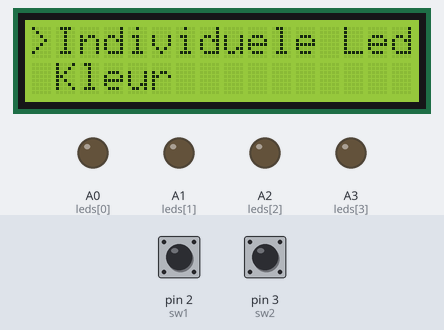
Simulated run of this sketch. Board: Arduino Uno, built with avr-gcc and run on an emulated ATmega328P. On the bench: 16×2 character LCD, output pins drawn as LEDs (lit = HIGH). Inputs (shaded band) come from the test bench; at power-on: pin 2 (sw1) HIGH, pin 3 (sw2) HIGH.

Above: at 1.2 s.
1.3 s: pin 2 (sw1) pulled LOW for 0.15 s
At 2.5 s:
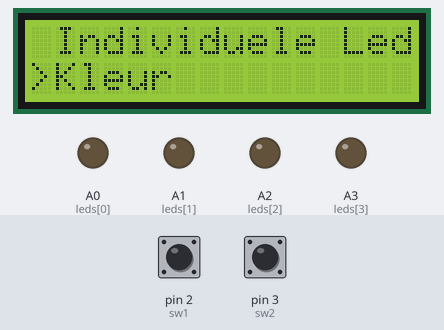
2.9 s: pin 3 (sw2) pulled LOW for 0.15 s
At 4.0 s:
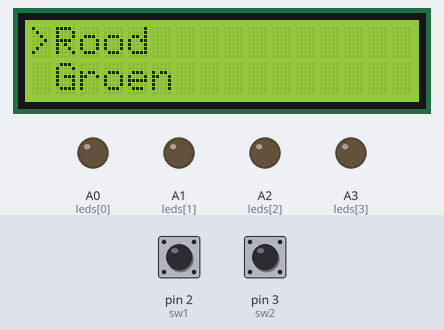
5.0 s: pin 2 (sw1) pulled LOW for 1 s
At 7.0 s:
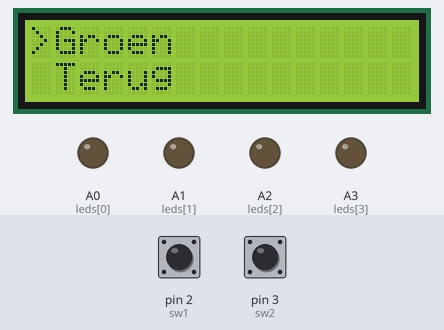
8.0 s: pin 3 (sw2) pulled LOW for 1 s
At 9.7 s:
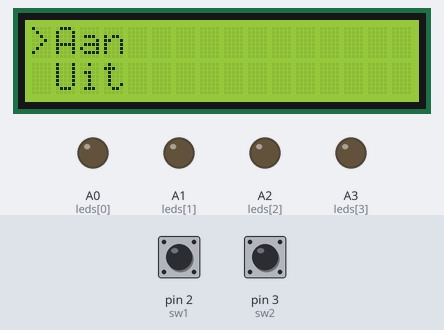
10.5 s: pin 2 (sw1) pulled LOW for 0.15 s
At 12.1 s:
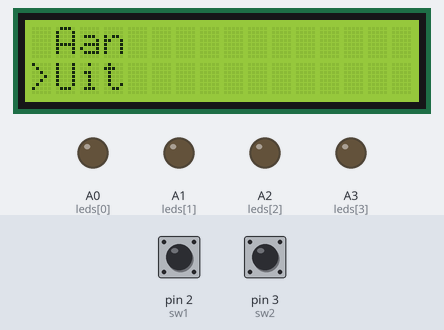
13.1 s: pin 2 (sw1) pulled LOW for 3.2 s
At 17.6 s:
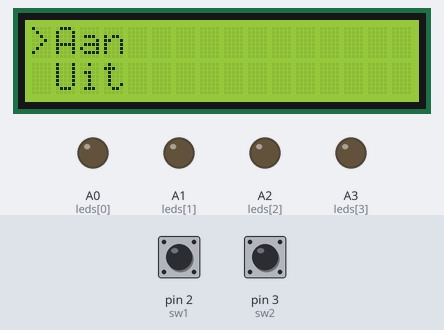
Timing chart, 0 to 19.1 s (numbered marks = the images above; inputs shaded):
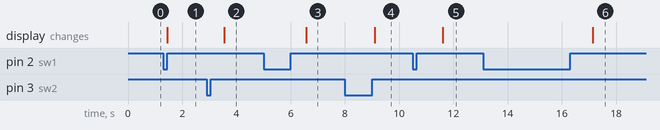

The sketch:

Labo11_Oefening4_Nicholas.ino
```cpp
#include <LiquidCrystal.h>

const int rs = 12, en = 11, d4 = 7, d5 = 6, d6 = 5, d7 = 4;
LiquidCrystal lcd(rs, en, d4, d5, d6, d7);

int leds[] = {A0, A1, A2, A3};

int sw1 = 2;
int sw2 = 3;
int counter = 0;
int menu = 0;
int  collect = 0;

bool aan = false, confirm = false;;

String HoofdMenu[] = {"Individuele Led", "Kleur"};
String IndividueleLed[] = {"1", "2", "3", "4", "Terug"};
String Kleur[] = {"Rood", "Groen", "Terug"};
String OnOff[] = {"Aan", "Uit"};
char arrow = '>';
void setup() {
  // put your setup code here, to run once:
  for (int i = 0; i < 4; i++)
  {
    pinMode(leds[i], OUTPUT);
  }
  attachInterrupt(digitalPinToInterrupt(sw1), isrSwitch, RISING);
  attachInterrupt(digitalPinToInterrupt(sw2), isrSwitch2, RISING);
  lcd.begin(16, 5);

}

void loop() {
  // put your main code here, to run repeatedly:
  switch (menu)
  {
    case 0:
      HoofdMenuAfdrukken();
      while (menu == 0)
      {
        if (aan)
        {
          lcd.clear();
          counter++;
          if (counter > 1)
          {
            counter = 0;
          }
          HoofdMenuAfdrukken();
          delay(500);
          aan = false;
        }
        if (confirm)
        {
          if (counter == 0)
          {
            menu = 1;
          }
          else
          {
            menu = 3;
          }
          delay(500);
          confirm = false;
        }
      }
      break;
    case 1:
      while (menu == 1)
      {
        if (confirm == false)
        {
          lcd.clear();
          lcd.setCursor(0, 0);
          lcd.print(arrow);
          lcd.setCursor(1, 0);
          lcd.print(IndividueleLed[counter]);
          lcd.setCursor(1, 1);
          lcd.print(IndividueleLed[counter + 1]);
          delay(500);
        }
        if (aan)
        {
          counter++;
          if (counter > 4)
          {
            counter = 0;
          }
          delay(500);
          aan = false;
        }
        if (confirm)
        {
          lcd.clear();
          if (counter == 4)
          {
            menu = 0;
          }
          else
          {
            collect = counter;
            menu = 2;
          }
        }
        confirm = false;
      }
      break;
    case 2:
      counter = 0;
      while (menu == 2)
      {
        lcd.clear();
        lcd.setCursor(0, counter);
        lcd.print(arrow);
        lcd.setCursor(1, 0);
        lcd.print(OnOff[0]);
        lcd.setCursor(1, 1);
        lcd.print(OnOff[1]);
        delay(500);
        if (aan)
        {
          counter++;
          if (counter > 1)
          {
            counter = 0;
          }
          delay(500);
          aan = false;
        }
        if (confirm)
        {
          if (counter == 0)
          {
            digitalWrite(leds[collect], HIGH);
          }
          else
          {
            digitalWrite(leds[collect], LOW);
          }
          delay(500);
          menu = 0;
          confirm = false;
        }
      }
      break;
    case 3:
      counter = 0;
      while (menu == 3)
      {
        lcd.clear();
        lcd.setCursor(0, 0);
        lcd.print(arrow);
        lcd.setCursor(1, 0);
        lcd.print(Kleur[counter]);
        lcd.setCursor(1, 1);
        lcd.print(Kleur[counter + 1]);
        delay(500);
        if (aan)
        {
          counter++;
          if (counter > 2)
          {
            counter = 0;
          }
          delay(500);
          aan = false;
        }
        if (confirm)
        {
          if (counter == 2)
          {
            menu = 0;
          }
          else
          {
            collect = counter;
            menu = 2;
          }
          confirm = false;
        }
      }
      break;
  }
}
void isrSwitch()
{
  aan = true;
}
void isrSwitch2()
{
  confirm = true;
}
void HoofdMenuAfdrukken()
{
  lcd.setCursor(0, counter);
  lcd.print(arrow);
  lcd.setCursor(1, 0);
  lcd.print(HoofdMenu[0]);
  lcd.setCursor(1, 1);
  lcd.print(HoofdMenu[1]);
}
```

Measured:
- after the input at 1.3 s, the display: changes after 0.16 s (image 1)
- after the input at 2.9 s, the display: changes after 0.65 s (image 2)
- after the input at 5.0 s, the display: changes after 1.6 s (image 3)
- after the input at 8.0 s, the display: changes after 1.1 s (image 4)
- after the input at 10.5 s, the display: changes after 1.1 s (image 5)
- after the input at 13.1 s, the display: changes after 4.0 s (image 6)
